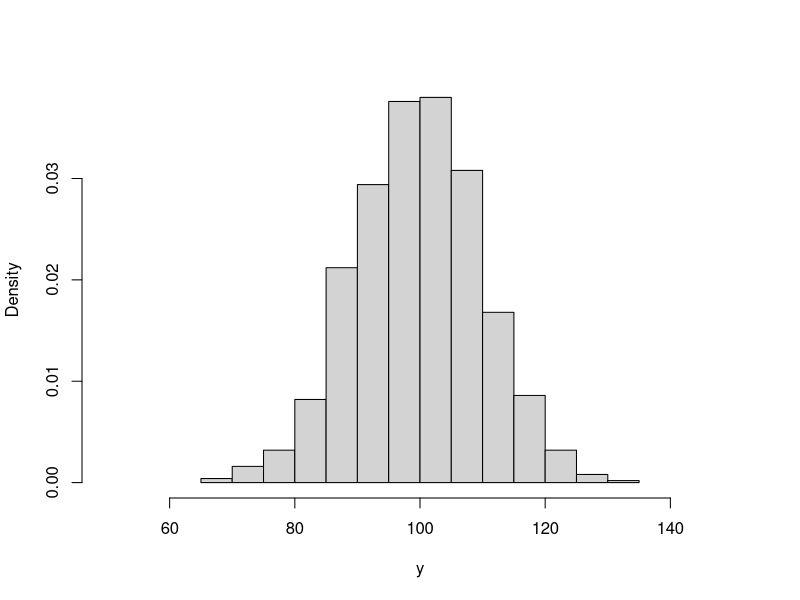
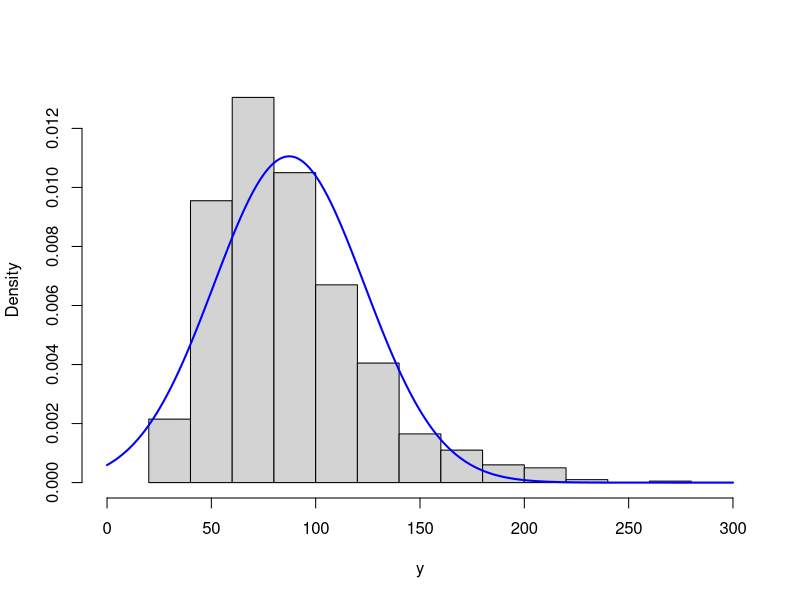
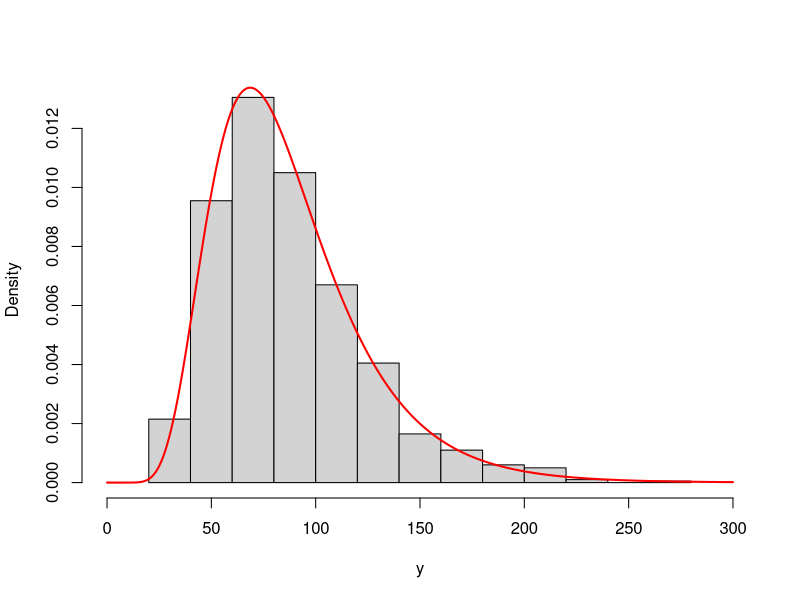

The R source for these figures, in order:
## ---- chunk 1
y <- rnorm(1000, 100, 10)
hist(y, xlim=c(50,150), main="", probability=TRUE)
## ---- chunk 2
sum(dnorm(y,80,10,log=T))
## ---- chunk 3
y <- rlnorm(1000, log(80), 0.4)
hist(y, main="", probability=T, xlim=c(0,300))
lines(c(0:300),dnorm(c(0:300),mean(y),sd(y)),col="blue",lwd=2)
## ---- chunk 4
hist(y, main="", probability=T, xlim=c(0,300))
lines(c(0:300),dlnorm(c(0:300),mean(log(y)),sd(log(y))),col="red",lwd=2)
